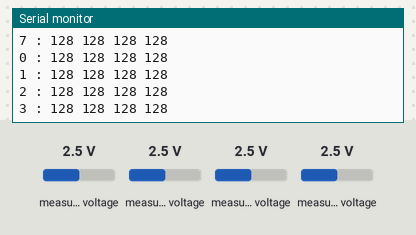
Simulated run of this sketch. Board: Arduino Uno, built with avr-gcc and run on an emulated ATmega328P. Shown: the last lines printed to the serial monitor. Wiring (inferred from the names in the program): PCF8591 converter at I2C address 0x48; PCF8591 converter at I2C address 0x49; PCF8591 converter at I2C address 0x4A; PCF8591 converter at I2C address 0x4B; PCF8591 converter at I2C address 0x4C; PCF8591 converter at I2C address 0x4D; PCF8591 converter at I2C address 0x4E; PCF8591 converter at I2C address 0x4F. Inputs (shaded band) come from the test bench; at power-on: measured voltage 2.5 V.

Above: at 1.2 s.
1.3 s: measured voltage (sensor 200) set to 0.1 V
At 1.8 s:
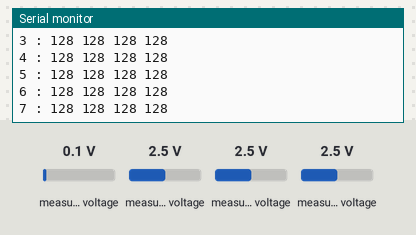
2.8 s: measured voltage (sensor 201) set to 0.1 V
At 4.1 s:
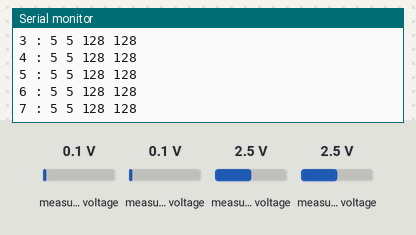
4.3 s: measured voltage (sensor 202) set to 0.1 V
At 5.3 s:
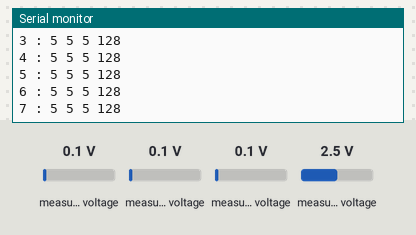
5.8 s: measured voltage (sensor 200) set to 1.2 V
At 8.1 s:
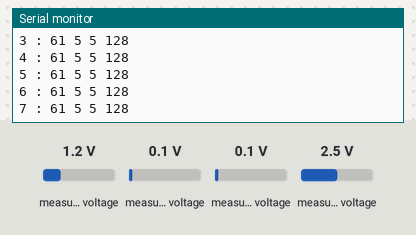
8.8 s: measured voltage (sensor 203) set to 0.1 V
At 10.2 s:
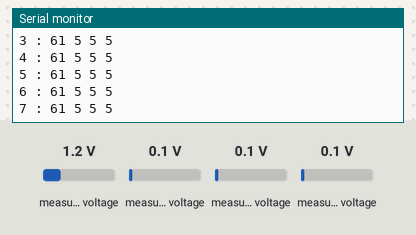
10.3 s: measured voltage (sensor 201) set to 1.2 V
At 11.7 s:
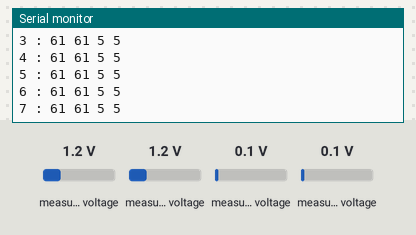
Timing chart, 0 to 12.8 s (numbered marks = the images above; inputs shaded):
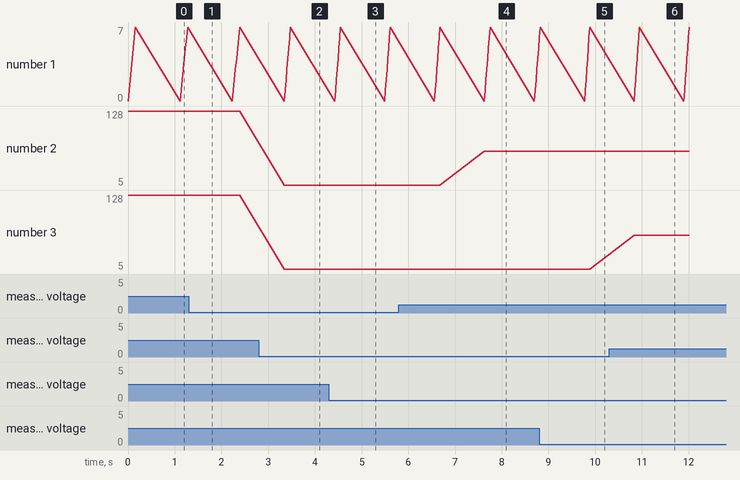

The sketch:

pcf8591-test.ino
```cpp
// PCF8591TEST - TESTER FOR I²C ADC CIRCUIT
// send and receive packets and check for errors
// PBA 2017-02-28

#include<Wire.h>
#define NUM_CONTROL 8 // Nombre de contrôleurs
#define DATASIZE 4    // 4 octets à lire

void setup()
{
  Serial.begin(9600);
  while(!Serial);
  Wire.begin();
}

void loop()
{
  byte i;
  for(i=0;i<NUM_CONTROL;i++)
  {
    Serial.print(i);             // Affiche le numéro du contrôleur
    Serial.print(" : ");
    Wire.beginTransmission(0x48+i) ;// S'adresse au PCF8591
    Wire.write(0x45);            // Commande
    Wire.write(0x00);            // Donnée vide envoyée au DAC
    Wire.endTransmission();      // effectue l'envoi et termine

    Wire.requestFrom(0x48+i,DATASIZE); // Demande la lecture
    while(Wire.available())      // Tant que des données sont disponibles
    {
      Serial.print(Wire.read()); // Lecture et affichage
      Serial.write(' ');
    }
    Serial.println("");
  }
  delay(1000); // on attend
}
```

Measured:
- after the input at 2.8 s, the serial monitor: prints a new line after 0.55 s (image 2)
- after the input at 4.3 s, the serial monitor: prints a new line after 0.13 s (image 3)
- after the input at 5.8 s, the serial monitor: prints a new line after 1.8 s (image 4)
- after the input at 8.8 s, the serial monitor: prints a new line after 0.97 s (image 5)
- after the input at 10.3 s, the serial monitor: prints a new line after 0.53 s (image 6)
- plotted number 2: 5 → 61 after the input at 5.8 s
